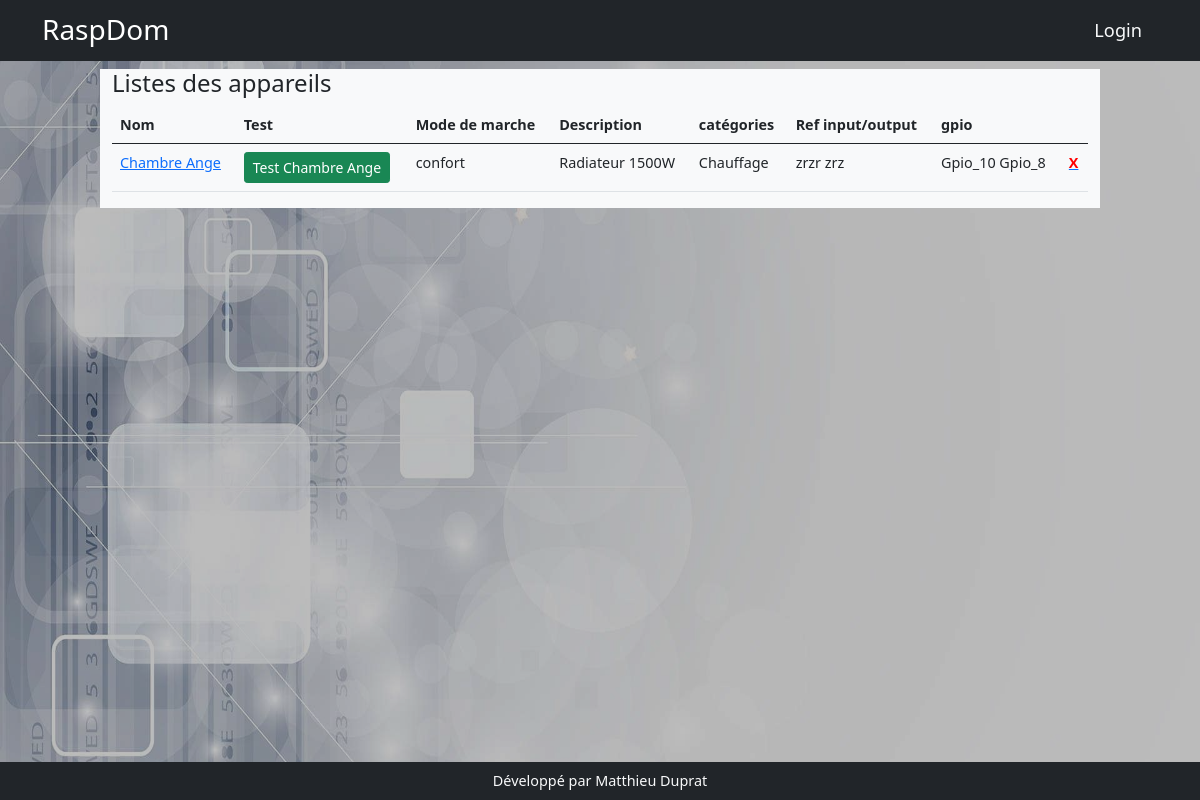
The page /appareils on the database its author committed.
### models.py (models this page shows, shortened)
class Appareil(db.Model):
    id = db.Column(db.Integer, primary_key=True)
    nom = db.Column(db.String(200))
    description = db.Column(db.String(200))
    categorieappareil = db.Column(db.String(200), nullable=True)
    sortie = db.Column(db.String(200), nullable=True)
    image = db.Column(db.String(200), nullable=True)
    gpios = db.relationship('Gpio', backref='appareil', lazy=True)
    order_gpio = db.Column(db.String(200))
    nbre_gpio = db.Column(db.Integer)
    programmations = db.relationship('Programmation', backref='appareil_programmation', lazy=True)
    mode_de_marche = db.relationship('ModeDeMarche',  uselist=False,  backref='appareil_mode_de_marche', lazy=True)
    auto = db.relationship('Auto', uselist=False, backref='appareil_auto', lazy=True)
    sonde_id = db.Column(db.Integer, db.ForeignKey('sonde.id'))
    sonde = db.relationship('Sonde', uselist=False, backref='appareil_sonde', lazy=True)
    manuel = db.relationship('Manuel', uselist=False, backref='appareil_ordre', lazy=True)
    label = db.Column(db.String(250))
    sonde_actived = db.Column(db.Boolean,default=False, nullable=False)
    min = db.Column(db.Float(),default=17.0)
    max = db.Column(db.Float(),default=19.0)
    mf = db.relationship('Mf',  cascade="delete",uselist=False, backref='app_mf', lazy=True)

class ModeDeMarche(db.Model):
    id = db.Column(db.Integer, primary_key=True)
    appareil_id = db.Column(db.Integer,db.ForeignKey('appareil.id'), nullable=False)
    mode_de_marche = db.Column(db.String(200), default='off')

class Gpio(db.Model):
    id = db.Column(db.Integer, primary_key=True)
    nom = db.Column(db.String(200))
    mode = db.Column(db.String(10))
    valeur = db.Column(db.String(10))
    info = db.Column(db.String(200))
    appareil_id = db.Column(db.Integer, db.ForeignKey('appareil.id'), nullable=True, default='')

### app.py (the view)
@app.route('/appareils')
def appareils():
    appareils = Appareil.query.order_by('nom')
    return render_template('appareil/appareils.html', appareils=appareils)

### templates/appareil/appareils.html
{% extends 'base.html' %}
{% block content %}
<div class="row">
    <div class="col-md-10 mx-auto  bg-light">
        <h4>Listes des appareils</h4>
        <table class="table">
            <thead>
                <tr>
                    <th>Nom</th>
                    <th>Test</th>
                    <th>Mode de marche</th>
                    <th>Description</th>
                    <th>catégories</th>
                    <th>Ref input/output</th>
                    <th>gpio</th>
                    <th></th>
                </tr>
            </thead>
            <tbody>{% for appareil in appareils %}
                <tr>
                    <td><a href="{{url_for('edit_appareil', appareil_id=appareil.id)}}">{{appareil.nom}}</a> </td>
                    <td><a class="btn btn-success btn-sm" href="{{ url_for('test', appareil_id=appareil.id)}}">Test {{appareil.nom}}</a></td>
                    <td>{{ appareil.mode_de_marche.mode_de_marche}}</td>
                    <td>{{ appareil.description}}</td>
                    <td>{{appareil.label}}</td>
                    <td>{% for data in appareil.gpios if data %} {{data.nom}}{% endfor %}</td>
                    <td>{% for data in appareil.gpios if data %} {{data.valeur}} {% endfor %}</td>
                    <td><a href="{{url_for('delete_appareil', appareil_id=appareil.id)}}"><b style="color:red">X</b></a></td>
                </tr>{% endfor %}
            </tbody>
        </table>
    </div>
</div>
{% endblock %}

### rows shown on the page
Appareil: nom "Chambre Ange", mode_de_marche.mode_de_marche "confort", description "Radiateur 1500W", label "Chauffage"
Gpio: nom "zrzr", valeur "Gpio_10"
Gpio: nom "zrz", valeur "Gpio_8"
